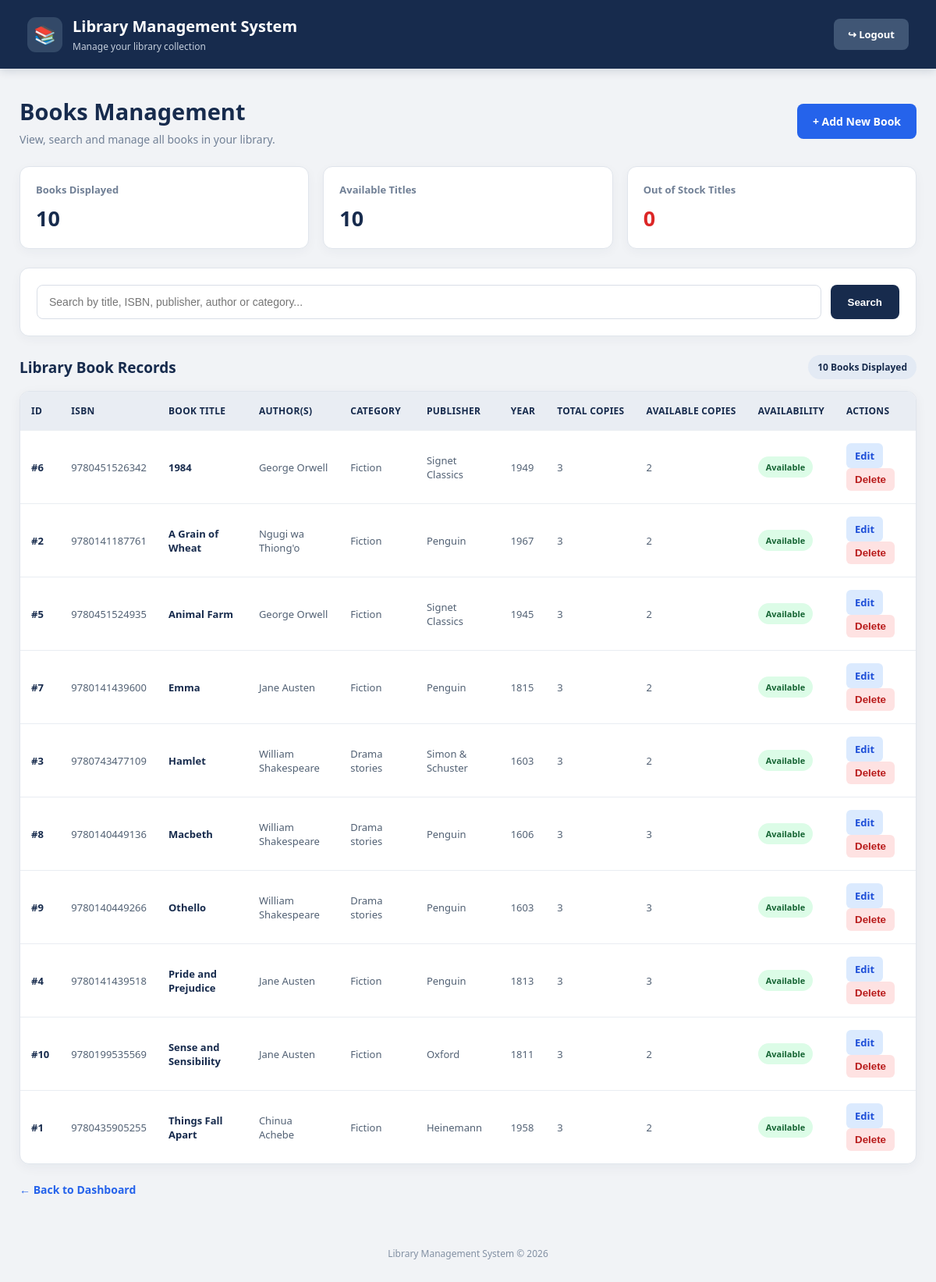
The app's page /books/index.php (signed in) with its own data.
### tables this page shows
CREATE TABLE `books` (
  `book_id` int(11) NOT NULL,
  `isbn` varchar(20) NOT NULL,
  `title` varchar(200) NOT NULL,
  `category_id` int(11) NOT NULL,
  `publisher` varchar(150) DEFAULT NULL,
  `year_published` int(11) DEFAULT NULL,
  `total_copies` int(11) NOT NULL DEFAULT 1,
  `available_copies` int(11) NOT NULL DEFAULT 1
);

CREATE TABLE `categories` (
  `category_id` int(11) NOT NULL,
  `name` varchar(100) NOT NULL,
  `description` text DEFAULT NULL
);

### includes/functions.php (called while the page is built, shortened)
<?php
function e($value)
{
    return htmlspecialchars((string) $value, ENT_QUOTES, 'UTF-8');
}

### books/index.php (the view, shortened to what this page needs)
<?php
require_once __DIR__ . '/../config/database.php';
require_once __DIR__ . '/../includes/functions.php';
$search = trim($_GET['search'] ?? '');
try {
    $sql = "
        SELECT
            b.book_id,
            b.isbn,
            b.title,
            b.publisher,
            b.year_published,
            b.total_copies,
            b.available_copies,
            c.name AS category_name,
            GROUP_CONCAT(DISTINCT a.name ORDER BY a.name SEPARATOR ', ') AS authors
        FROM books b
        LEFT JOIN categories c
            ON b.category_id = c.category_id
        LEFT JOIN book_authors ba
            ON b.book_id = ba.book_id
        LEFT JOIN authors a
            ON ba.author_id = a.author_id
    ";
    $params = [];
    $sql .= "
        GROUP BY
            b.book_id,
            b.isbn,
            b.title,
            b.publisher,
            b.year_published,
            b.total_copies,
            b.available_copies,
            c.name
        ORDER BY b.title ASC
    ";
    $stmt = $pdo->prepare($sql);
    $stmt->execute($params);
    $books = $stmt->fetchAll();
} catch (PDOException $e) {
    error_log($e->getMessage());
    die('Unable to retrieve books. Please check your database.');
}
$totalBooks = count($books);
$availableBooks = 0;
$unavailableBooks = 0;
foreach ($books as $book) {
    if ((int)$book['available_copies'] > 0) {
        $availableBooks++;
    } else {
        $unavailableBooks++;
    }
}
?>
<!DOCTYPE html>
<html lang="en">
<head>
</head>
<body>
<header>
    <div class="brand">
        <div class="brand-icon">📚</div>
        <div>
            <h2>Library Management System</h2>
            <p>Manage your library collection</p>
        </div>
    </div>
    <a href="/Library_system/auth/logout.php" class="logout">
        ↪ Logout
    </a>
</header>
<main class="container">
    <div class="page-heading">
        <div>
            <h1>Books Management</h1>
            <p>View, search and manage all books in your library.</p>
        </div>
        <a href="/Library_system/books/create.php" class="add-button">
            + Add New Book
        </a>
    </div>
    <div class="summary-grid">
        <div class="summary-card">
            <p>Books Displayed</p>
            <h2><?= $totalBooks ?></h2>
        </div>
        <div class="summary-card">
            <p>Available Titles</p>
            <h2><?= $availableBooks ?></h2>
        </div>
        <div class="summary-card unavailable-card">
            <p>Out of Stock Titles</p>
            <h2><?= $unavailableBooks ?></h2>
        </div>
    </div>
    <div class="search-box">
        <form method="GET" action="">
            <input
                type="text"
                name="search"
                placeholder="Search by title, ISBN, publisher, author or category..."
                value="<?= e($search) ?>"
            >
            <button type="submit">Search</button>
        </form>
    </div>
    <div class="section-heading">
        <h2>Library Book Records</h2>
        <span class="count">
            <?= $totalBooks ?> Books Displayed
        </span>
    </div>
    <div class="table-container">
        <table>
            <thead>
                <tr>
                    <th>ID</th>
                    <th>ISBN</th>
                    <th>Book Title</th>
                    <th>Author(s)</th>
                    <th>Category</th>
                    <th>Publisher</th>
                    <th>Year</th>
                    <th>Total Copies</th>
                    <th>Available Copies</th>
                    <th>Availability</th>
                    <th>Actions</th>
                </tr>
            </thead>
            <tbody>
                <?php if (count($books) > 0): ?>
                    <?php foreach ($books as $book): ?>
                        <tr>
                            <td class="book-id">
                                #<?= (int)$book['book_id'] ?>
                            </td>
                            <td><?= e($book['isbn']) ?></td>
                            <td class="book-title">
                                <?= e($book['title']) ?>
                            </td>
                            <td>
                                <?= e($book['authors'] ?: 'Not assigned') ?>
                            </td>
                            <td>
                                <?= e($book['category_name'] ?: 'Uncategorised') ?>
                            </td>
                            <td><?= e($book['publisher']) ?></td>
                            <td><?= e($book['year_published']) ?></td>
                            <td><?= (int)$book['total_copies'] ?></td>
                            <td><?= (int)$book['available_copies'] ?></td>
                            <td>
                                <?php if ((int)$book['available_copies'] > 0): ?>
                                    <span class="available">Available</span>
                                <?php else: ?>
                                    <span class="unavailable">Out of Stock</span>
                                <?php endif; ?>
                            </td>
                            <td>
                                <a
                                    class="edit"
                                    href="edit.php?id=<?= (int)$book['book_id'] ?>"
                                >Edit</a>
                                <form
                                    method="POST"
                                    action="/Library_system/books/delete.php"
                                    style="display:inline;"
                                    onsubmit="return confirm('Are you sure you want to delete this book?');"
                                >
                                    <button type="submit" class="delete">
                                        Delete
                                    </button>
                                </form>
                            </td>
                        </tr>
                    <?php endforeach; ?>
                <?php endif; ?>
            </tbody>
        </table>
    </div>
    <a href="/Library_system/dashboard/index.php" class="back">
        &larr; Back to Dashboard
    </a>
</main>
<footer>
    Library Management System &copy; <?= date('Y') ?>
</footer>
</body>
</html>

### books/index.php (style rules this page uses)
* { box-sizing: border-box; }
body { margin: 0; font-family: 'Segoe UI', Arial, sans-serif; background: #F1F3F6; color: #263449; }
header { background: #172B4D; color: #FFFFFF; padding: 20px 35px; display: flex; justify-content: space-between; align-items: center; flex-wrap: wrap; gap: 15px; box-shadow: 0 3px 12px rgba(16, 33, 58, 0.15); }
.brand { display: flex; align-items: center; gap: 13px; }
.brand-icon { width: 45px; height: 45px; display: flex; align-items: center; justify-content: center; background: #334968; border-radius: 11px; font-size: 23px; }
header h2 { margin: 0; font-size: 20px; }
header p { margin: 4px 0 0; color: #C4CEDC; font-size: 12px; }
.logout { color: #FFFFFF; background: #405675; padding: 11px 18px; border-radius: 8px; text-decoration: none; font-size: 13px; font-weight: 600; transition: 0.2s; }
.container { max-width: 1500px; margin: 35px auto; padding: 0 25px; }
.page-heading { display: flex; justify-content: space-between; align-items: center; flex-wrap: wrap; gap: 18px; margin-bottom: 25px; }
.page-heading h1 { margin: 0; font-size: 29px; color: #172B4D; }
.page-heading p { margin: 7px 0 0; color: #718096; font-size: 14px; }
.add-button { background: #2563EB; color: #FFFFFF; padding: 13px 20px; border-radius: 8px; text-decoration: none; font-weight: 600; font-size: 14px; transition: 0.2s; }
.summary-grid { display: grid; grid-template-columns: repeat(3, minmax(0, 1fr)); gap: 18px; margin-bottom: 24px; }
.summary-card { background: #FFFFFF; border: 1px solid #E0E5EC; border-radius: 12px; padding: 20px; box-shadow: 0 4px 14px rgba(23, 43, 77, 0.04); }
.summary-card p { margin: 0 0 9px; color: #718096; font-size: 13px; font-weight: 600; }
.summary-card h2 { margin: 0; color: #172B4D; font-size: 27px; }
.summary-card.unavailable-card h2 { color: #DC2626; }
.search-box { background: #FFFFFF; padding: 21px; border: 1px solid #E0E5EC; border-radius: 12px; margin-bottom: 24px; box-shadow: 0 4px 14px rgba(23, 43, 77, 0.04); }
.search-box form { display: flex; gap: 12px; flex-wrap: wrap; }
.search-box input { flex: 1; min-width: 220px; padding: 13px 15px; border: 1px solid #D9DEE7; border-radius: 8px; font-size: 14px; outline: none; color: #263449; }
.search-box button { background: #172B4D; color: #FFFFFF; border: none; padding: 12px 22px; border-radius: 8px; font-weight: 600; cursor: pointer; }
.section-heading { display: flex; justify-content: space-between; align-items: center; flex-wrap: wrap; gap: 12px; margin-bottom: 15px; }
.section-heading h2 { margin: 0; color: #172B4D; font-size: 19px; }
.count { background: #E3EAF4; color: #172B4D; padding: 7px 12px; border-radius: 20px; font-size: 12px; font-weight: 700; }
.table-container { background: #FFFFFF; border: 1px solid #E0E5EC; border-radius: 12px; overflow-x: auto; box-shadow: 0 4px 15px rgba(23, 43, 77, 0.05); }
table { width: 100%; border-collapse: collapse; min-width: 1100px; }
th, td { padding: 16px 14px; text-align: left; border-bottom: 1px solid #E9EDF2; font-size: 13px; }
th { background: #E9EDF3; color: #172B4D; font-size: 12px; font-weight: 700; text-transform: uppercase; letter-spacing: 0.3px; white-space: nowrap; }
td { color: #526174; }
tbody tr:last-child td { border-bottom: none; }
.book-id { color: #172B4D; font-weight: 700; }
.book-title { color: #172B4D; font-weight: 600; }
.available { display: inline-block; background: #DCFCE7; color: #166534; padding: 6px 10px; border-radius: 20px; font-weight: 700; font-size: 11px; }
.edit { display: inline-block; color: #1D4ED8; background: #DBEAFE; padding: 7px 11px; border-radius: 6px; text-decoration: none; font-weight: 700; margin-right: 5px; }
.delete { color: #B91C1C; background: #FEE2E2; border: none; padding: 7px 11px; border-radius: 6px; font-weight: 700; cursor: pointer; }
.back { display: inline-block; margin-top: 23px; color: #2563EB; text-decoration: none; font-weight: 600; font-size: 14px; }
footer { text-align: center; padding: 28px 15px; margin-top: 35px; color: #8290A3; font-size: 12px; }

### records on screen
books: book_id "6", isbn "9780451526342", title "1984", authors "George Orwell", category.name "Fiction", publisher "Signet Classics", year_published "1949", total_copies "3", available_copies "2", shows "Available"
books: book_id "2", isbn "9780141187761", title "A Grain of Wheat", authors "Ngugi wa Thiong'o", category.name "Fiction", publisher "Penguin", year_published "1967", total_copies "3", available_copies "2", shows "Available"
books: book_id "5", isbn "9780451524935", title "Animal Farm", authors "George Orwell", category.name "Fiction", publisher "Signet Classics", year_published "1945", total_copies "3", available_copies "2", shows "Available"
books: book_id "7", isbn "9780141439600", title "Emma", authors "Jane Austen", category.name "Fiction", publisher "Penguin", year_published "1815", total_copies "3", available_copies "2", shows "Available"
books: book_id "3", isbn "9780743477109", title "Hamlet", authors "William Shakespeare", category.name "Drama stories", publisher "Simon & Schuster", year_published "1603", total_copies "3", available_copies "2", shows "Available"
books: book_id "8", isbn "9780140449136", title "Macbeth", authors "William Shakespeare", category.name "Drama stories", publisher "Penguin", year_published "1606", total_copies "3", available_copies "3", shows "Available"
books: book_id "9", isbn "9780140449266", title "Othello", authors "William Shakespeare", category.name "Drama stories", publisher "Penguin", year_published "1603", total_copies "3", available_copies "3", shows "Available"
books: book_id "4", isbn "9780141439518", title "Pride and Prejudice", authors "Jane Austen", category.name "Fiction", publisher "Penguin", year_published "1813", total_copies "3", available_copies "3", shows "Available"
books: book_id "10", isbn "9780199535569", title "Sense and Sensibility", authors "Jane Austen", category.name "Fiction", publisher "Oxford", year_published "1811", total_copies "3", available_copies "2", shows "Available"
books: book_id "1", isbn "9780435905255", title "Things Fall Apart", authors "Chinua Achebe", category.name "Fiction", publisher "Heinemann", year_published "1958", total_copies "3", available_copies "2", shows "Available"

### other values on screen
$totalBooks "10"
$availableBooks "10"
$unavailableBooks "0"
